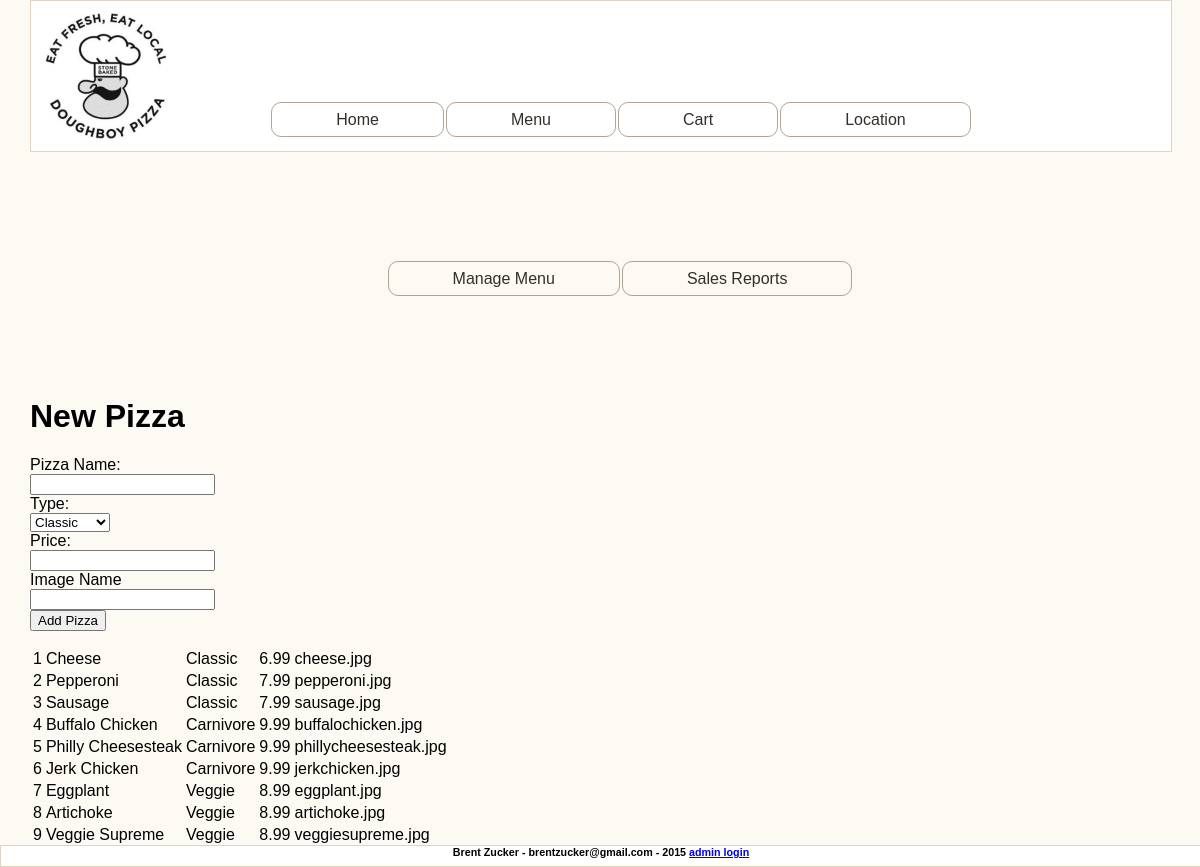
Screenshot of /managemenu.php with the database file from the repository.
### tables this page shows
CREATE TABLE `pizza` (
  `pizzaID` int(11) NOT NULL AUTO_INCREMENT,
  `pizzaName` varchar(20) DEFAULT NULL,
  `type` varchar(20) DEFAULT NULL,
  `price` decimal(4,2) DEFAULT NULL,
  `imageName` varchar(25) DEFAULT NULL,
  PRIMARY KEY (`pizzaID`)
);

### admin_functions.php (the view, shortened to what this page needs)
<?php
function admin_navigation()
{
	$navigation_link = array(
		array(
			"title" => "Manage Menu",
			"link" => "managemenu.php"),
		array(
			"title" => "Sales Reports",
			"link" => "salesreports.php")
		);
	echo '<ul class="navigation_bar">';
	foreach($navigation_link as $n)
	{
		echo '<a href="' . $n['link'] . '"><li>' . $n['title'] . '</li></a>';
	}
	echo '</ul>';
}
function printPizzas()
{
	$sql = "SELECT * FROM pizza";
	$result = mysql_query($sql);
	echo '<table>';
	for($i=0; $i<mysql_num_rows($result); $i++)
	{
		echo '<tr>';
		$row = mysql_fetch_row($result);
		foreach($row as $c)
			echo "<td>$c</td>";
		echo '</tr>';
	}
	echo '</table>';
}
?>

### theme_pizzastore.css (style rules this page uses)
html, body { margin:0; padding:0; font-family: Arial, Verdana, Georgia; background-color: #fdf9f3; }
.navigation_bar { text-align: center; margin: 110px; }
.navigation_bar li { display: inline; padding: .5em 4em .5em 4em; text-align: center; border: 1px solid #afa496; border-radius: 10px; margin: 1px; }
.navigation_bar a { text-decoration: none; color: #322f2b; }

### rows the page displays
pizza: pizzaID "1", pizzaName "Cheese", type "Classic", price "6.99", imageName "cheese.jpg"
pizza: pizzaID "2", pizzaName "Pepperoni", type "Classic", price "7.99", imageName "pepperoni.jpg"
pizza: pizzaID "3", pizzaName "Sausage", type "Classic", price "7.99", imageName "sausage.jpg"
pizza: pizzaID "4", pizzaName "Buffalo Chicken", type "Carnivore", price "9.99", imageName "buffalochicken.jpg"
pizza: pizzaID "5", pizzaName "Philly Cheesesteak", type "Carnivore", price "9.99", imageName "phillycheesesteak.jpg"
pizza: pizzaID "6", pizzaName "Jerk Chicken", type "Carnivore", price "9.99", imageName "jerkchicken.jpg"
pizza: pizzaID "7", pizzaName "Eggplant", type "Veggie", price "8.99", imageName "eggplant.jpg"
pizza: pizzaID "8", pizzaName "Artichoke", type "Veggie", price "8.99", imageName "artichoke.jpg"
pizza: pizzaID "9", pizzaName "Veggie Supreme", type "Veggie", price "8.99", imageName "veggiesupreme.jpg"

### other values shown
$n['title'] "Home"
$n['title'] "Menu"
$n['title'] "Cart"
$n['title'] "Location"
$n['title'] "Manage Menu"
$n['title'] "Sales Reports"
